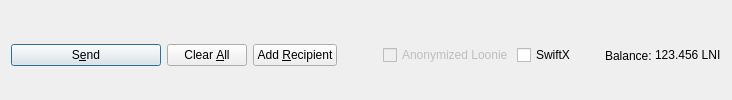
         <widget class="QFrame" name="frame_Send">
          <layout class="QHBoxLayout" name="horizontalLayout">
           <property name="bottomMargin">
            <number>0</number>
           </property>
           <item>
            <widget class="QPushButton" name="sendButton">
             <property name="minimumSize">
              <size>
               <width>150</width>
               <height>0</height>
              </size>
             </property>
             <property name="toolTip">
              <string>Confirm the send action</string>
             </property>
             <property name="text">
              <string>S&amp;end</string>
             </property>
             <property name="icon">
              <iconset resource="../loonie.qrc">
               <normaloff>:/icons/send</normaloff>:/icons/send</iconset>
             </property>
             <property name="autoDefault">
              <bool>false</bool>
             </property>
             <property name="default">
              <bool>true</bool>
             </property>
            </widget>
           </item>
           <item>
            <widget class="QPushButton" name="clearButton">
             <property name="sizePolicy">
              <sizepolicy hsizetype="Minimum" vsizetype="Fixed">
               <horstretch>0</horstretch>
               <verstretch>0</verstretch>
              </sizepolicy>
             </property>
             <property name="toolTip">
              <string>Clear all fields of the form.</string>
             </property>
             <property name="text">
              <string>Clear &amp;All</string>
             </property>
             <property name="icon">
              <iconset resource="../loonie.qrc">
               <normaloff>:/icons/remove</normaloff>:/icons/remove</iconset>
             </property>
             <property name="autoDefault">
              <bool>false</bool>
             </property>
            </widget>
           </item>
           <item>
            <widget class="QPushButton" name="addButton">
             <property name="toolTip">
              <string>Send to multiple recipients at once</string>
             </property>
             <property name="text">
              <string>Add &amp;Recipient</string>
             </property>
             <property name="icon">
              <iconset resource="../loonie.qrc">
               <normaloff>:/icons/add</normaloff>:/icons/add</iconset>
             </property>
             <property name="autoDefault">
              <bool>false</bool>
             </property>
            </widget>
           </item>
           <item>
            <spacer name="horizontalSpacer">
             <property name="orientation">
              <enum>Qt::Horizontal</enum>
             </property>
             <property name="sizeHint" stdset="0">
              <size>
               <width>40</width>
               <height>20</height>
              </size>
             </property>
            </spacer>
           </item>
           <item>
            <layout class="QHBoxLayout" name="horizontalLayout_2">
             <property name="spacing">
              <number>3</number>
             </property>
             <item>
              <widget class="QCheckBox" name="checkzLNI">
               <property name="enabled">
                <bool>false</bool>
               </property>
               <property name="text">
                <string>Anonymized Loonie</string>
               </property>
              </widget>
             </item>
             <item>
              <widget class="QCheckBox" name="checkSwiftTX">
               <property name="enabled">
                <bool>true</bool>
               </property>
               <property name="minimumSize">
                <size>
                 <width>85</width>
                 <height>0</height>
                </size>
               </property>
               <property name="text">
                <string>SwiftX</string>
               </property>
              </widget>
             </item>
             <item>
              <widget class="QLabel" name="label">
               <property name="text">
                <string>Balance:</string>
               </property>
              </widget>
             </item>
             <item>
              <widget class="QLabel" name="labelBalance">
               <property name="sizePolicy">
                <sizepolicy hsizetype="Preferred" vsizetype="Fixed">
                 <horstretch>0</horstretch>
                 <verstretch>0</verstretch>
                </sizepolicy>
               </property>
               <property name="cursor">
                <cursorShape>IBeamCursor</cursorShape>
               </property>
               <property name="text">
                <string notr="true">123.456 LNI</string>
               </property>
               <property name="textInteractionFlags">
                <set>Qt::LinksAccessibleByMouse|Qt::TextSelectableByKeyboard|Qt::TextSelectableByMouse</set>
               </property>
              </widget>
             </item>
            </layout>
           </item>
          </layout>
         </widget>
